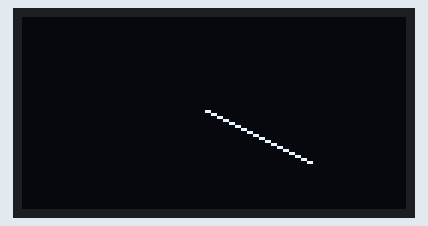
The sketch below on a simulated Arduino Uno, built with avr-gcc and run on an emulated ATmega328P. On the bench: 128×64 one-colour display.

Above: at 1.17 s.
At 38.88 s:
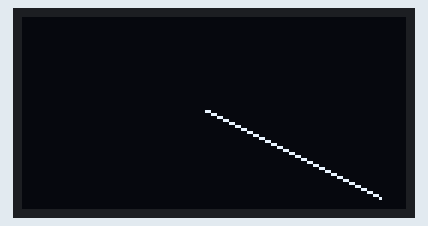

The sketch:

draw_line.ino
```cpp
#include <Adafruit_GFX.h>
#include <Adafruit_SSD1306.h>

Adafruit_SSD1306 display(128, 64, &Wire, -1);
long randNumber;

void setup() {

  if(!display.begin(SSD1306_SWITCHCAPVCC, 0x3C)) {
    Serial.println(F("SSD1306 allocation failed"));
  }

  display.clearDisplay();
  display.display();

}

void loop() {

  for(int i=0; i<62; i++)
  {
      display.drawLine(61, 31, 61+i, 31+i/2, WHITE);
      display.display();
  }
  display.clearDisplay();
  display.display();
}
```
